Frame 1 (no input): blank canvas, image omitted
Frame 60 (the mouse pressed at the canvas centre just before this capture): blank canvas, image omitted
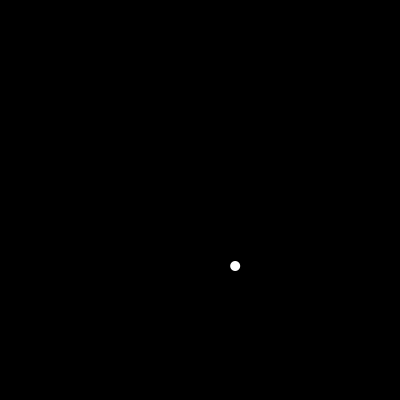
Frame 120 (the mouse held since frame 60 and released just before this capture)

The Processing sketch whose frames 1 and 60 were blank and that drew this single picture after the mouse press (run headless with seeded random() and noise(); from frame 60 on, the mouse is pressed at the canvas centre):

// Processing sketch: DeeltjesApp
// ── DeeltjesApp.pde
private final float G = 0.2f;
ArrayList<Deeltje> deeltjesLijst = new ArrayList<Deeltje>();

public void setup() {
  size(400, 400);
  background(0);
}

public void draw() {
  background(0);

  for (int i = 0; i < deeltjesLijst.size(); i++) {
    Deeltje d = deeltjesLijst.get(i);
    d.zetStap();
    d.tekenDeeltje();

    if (isBenedenHetScherm(d)) {
      deeltjesLijst.remove(i);
    }
  }
}

public void mousePressed() {
  Deeltje d = new Deeltje(this, mouseX, mouseY, random(-2, 2), -5, 0, G);
  deeltjesLijst.add(d);
  println(deeltjesLijst.size());
}

private boolean isBenedenHetScherm(Deeltje d) {
  return (d.getY() - Deeltje.GROOTTE) > height;
}

// ── Deeltje.pde
class Deeltje {

  PApplet app;
  private float x, y, vx, vy, ax, ay;
  public static final float GROOTTE = 10;

  public Deeltje(PApplet app, float x, float y, float vx, 
    float vy, float ax, float ay) {
    this.app = app;
    this.x = x;
    this.y = y;
    this.vx = vx;
    this.vy = vy;
    this.ax = ax;
    this.ay = ay;
  }

  public void zetStap() {
    pasVersnellingenToe();
    pasSnelheidToe();
  }

  public void zetStil() {
    vx = vy = ax = ay = 0;
  }

  public boolean staatStil() {
    return (vx == 0 && vy == 0 && ax == 0 && ay == 0);
  }

  private void pasVersnellingenToe() {
    vx += ax;
    vy += ay;
  }

  private void pasSnelheidToe() {
    x += vx;
    y += vy;
  }

  public void tekenDeeltje() {
    app.noStroke();
    app.fill(255);
    app.ellipse(x, y, GROOTTE, GROOTTE);
  }

  public float getY() {
    return this.y;
  }
}
